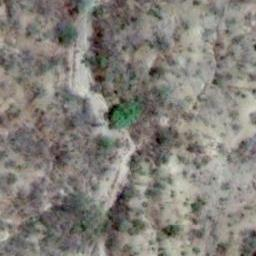
#> input picture amnesty-decode-darfur/images/nature1.jpg, 256 x 256 px
$ jupyter execute amnesty-decode-darfur.ipynb   (shell and % lines are left out)
#> lines starting #> are read from the running program, lines starting #| are printed output that depends on the picture; after the words box and inside, x2 and y2 are one past the last pixel; in counts of white or black regions, pixels touching at a corner belong together
# Amnesty Decode Darfur
Amnesty has an, as of November 10 2016, ongoing project where they ask people to help them identify villages (and/or any humanmade objects) in satellite images. I assume that they will use the labeled images to train a convolutional neural network to do the task automatically later since it's likely going to give the best performance but I figured I'd try to see how well we can do with other methods. I also didn't see an easy way to download all their images so I just had a few of them to work with so training any model would be hard. Instead this is basically just trying to define some rules that could maybe tell apart nature from human made stuff.

TODO: look at http://www.cs.cmu.edu/~skumar/application/kumars_structure.pdf

TODO: generally avoiding task dependent feature extraction is good, but sometimes it's necessary

[cell 1]
import os

import cv2
import numpy as np
import matplotlib.pyplot as plt


IMAGE_DIR = "images"

First some example images. Left column are images that do clearly not contain any human made objects like houses. Middle column are images that are easily confused but is still just nature. Third column are images depicting houses or other human made objects that should be labeled as such in the Amnesty project. TODO: amnesty's guideline

[cell 2]
_, axes = plt.subplots(2, 3, figsize=(10, 10))
files = map(lambda fn: os.path.join(IMAGE_DIR, fn),
            ["nature1.jpg", "nature2.jpg", "close1.jpg", "close2.jpg", "humanmade1.jpg", "humanmade2.jpg"])
for i, fn in enumerate(files):
    r, c = i % 2, i // 2
    axes[r, c].imshow(cv2.imread(fn))
    axes[r, c].axis("off")
#> pass 2 of the loop `for i, fn in enumerate(files):`:
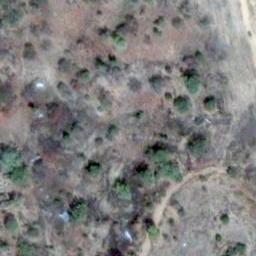
#> input picture amnesty-decode-darfur/images/nature2.jpg, 256 x 256 px
#> pass 3 of the loop `for i, fn in enumerate(files):`:
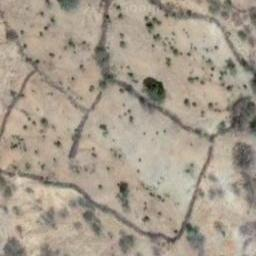
#> input picture amnesty-decode-darfur/images/close1.jpg, 256 x 256 px
#> the loop made 6 passes; the first 3 are shown
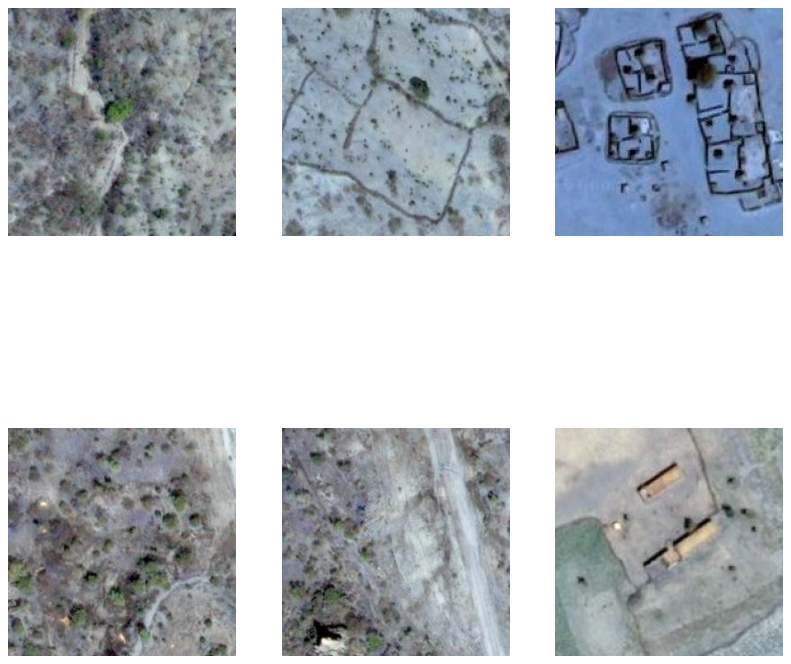
#> figure drawn by matplotlib, 6 panels; B, G, R data is drawn as R, G, B

Based on some examples of both positive and negative images, we can say that straight lines should be a decent indicator of human made objects. *Hough transform* is a computer vision technique for finding a certain class of shapes  in an image based on a voting procedure of their parametric forms, meaning we can use this to find lines (or ellipses, etc) in the images.

[cell 3]
def find_lines(gray_img):
    edges = cv2.Canny(gray_img, 50, 150, apertureSize=3)
    lines = cv2.HoughLines(edges, 1, np.pi/180, 40)
    line_img = cv2.cvtColor(gray_img, cv2.COLOR_GRAY2RGB)
    if isinstance(lines, np.ndarray):
        # Lines represented as polar coordinates
        for line in lines:
            rho, theta = line[0]
            a = np.cos(theta)
            b = np.sin(theta)
            x0 = a * rho
            y0 = b * rho
            x1 = int(x0 + 1000 * -b)
            y1 = int(y0 + 1000 * a)
            x2 = int(x0 - 1000 * -b)
            y2 = int(y0 - 1000 * a)
            cv2.line(line_img, (x1,y1), (x2,y2), (255,0,0), 1)

    return line_img, edges

files = ["humanmade1.jpg", "close1.jpg", "nature1.jpg", "humanmade2.jpg", "nature2.jpg"]
#> files = ['humanmade1.jpg', 'close1.jpg', 'nature1.jpg', 'humanmade2.jpg', 'nature2.jpg']
_, axes = plt.subplots(len(files), 2, figsize=(10, 20))
for i, f in enumerate(files):
    gray_img = cv2.imread(os.path.join(IMAGE_DIR, f), cv2.IMREAD_GRAYSCALE)
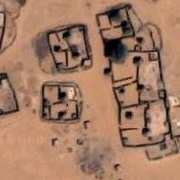
#> input picture amnesty-decode-darfur/images/humanmade1.jpg, 180 x 180 px
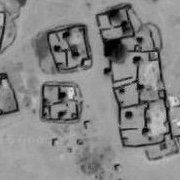
#> gray_img: shape (180, 180); min 0, max 233, mean 132.9
    gray_img = cv2.GaussianBlur(gray_img, (11, 11), 0) # Remove small stuff by blurring
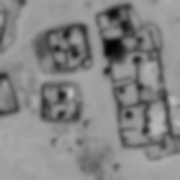
#> gray_img: shape (180, 180); min 3, max 187, mean 132.9
    line_img, edges_img = find_lines(gray_img)
#> in find_lines, `edges = cv2.Canny(gray_img, 50, 150, apertureSize=3)`:
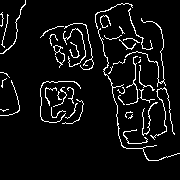
#> edges: shape (180, 180); 6.4% white in thin lines or dots, all inside (x1, y1, x2, y2) = (0, 0, 180, 161)
#> after the loop in find_lines, `for line in lines:`:
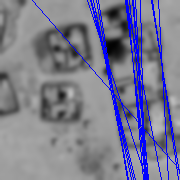
#> line_img: shape (180, 180, 3); mean B, G, R 144.1, 123.1, 123.1
    axes[i, 0].imshow(line_img), axes[i, 0].axis("off")
    axes[i, 1].imshow(edges_img, cmap="gray"), axes[i, 1].axis("off")
    axes[i, 0].set_title(f)
#> pass 2 of the loop `for i, f in enumerate(files):`:
#> in find_lines (call 2), `edges = cv2.Canny(gray_img, 50, 150, apertureSize=3)`:
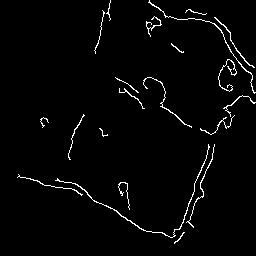
#> edges: shape (256, 256); 2.4% white in thin lines or dots, all inside (x1, y1, x2, y2) = (17, 0, 256, 244)
#> after the loop in find_lines (call 2), `for line in lines:`:
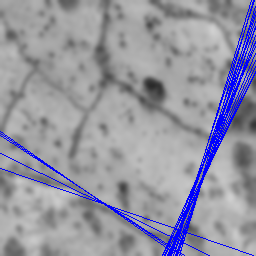
#> line_img: shape (256, 256, 3); mean B, G, R 162.4, 148.7, 148.7
#> pass 3 of the loop `for i, f in enumerate(files):`:
#> in find_lines (call 3), `edges = cv2.Canny(gray_img, 50, 150, apertureSize=3)`:
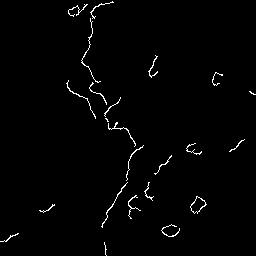
#> edges: shape (256, 256); 1.4% white in thin lines or dots
#> the loop made 5 passes; the first 3 are shown
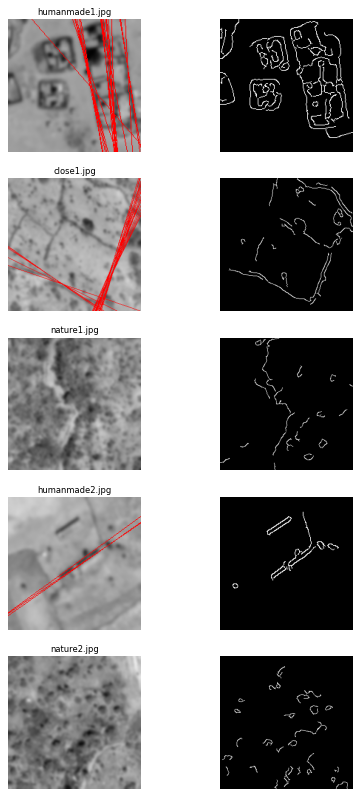
#> figure drawn by matplotlib, 10 panels; B, G, R data is drawn as R, G, B

The problem here seems to be that the lines that the canny edge detector finds are not very straight, so I don't think Hough lines alone are enough for this. Maybe it's possible to play around with the parameters to "denoise" it further but as we can see in *humanmade2.jpg* the radius of the gaussian kernel (that I set for the first image) might have been too big in that image's case ańd we find fewer lines. We also get a spurious line in *nature2.jpg*.

[cell 4]
from skimage.feature import blob_dog, blob_doh, blob_log

def plot_blobs(gray_img, axes):
    b_log = blob_log(gray_img, max_sigma=30, num_sigma=10, threshold=.1)
    b_dog = blob_dog(gray_img, max_sigma=30, threshold=.1)
    b_doh = blob_doh(gray_img)

    # Compute radii in third column (from example)
    #b_log[:, 2] *= np.sqrt(2)
    #b_dog[:, 2] *= np.sqrt(2)
    #b_doh[:, 2] *= np.sqrt(2) # TODO: sometimes not present

    blobss = [b_log, b_dog, b_doh]
    algs = ["Laplacian of Gaussians", "Difference of Gaussians", "Determinant of Gaussians"]

    for blobs, alg, ax in zip(blobss, algs, axes):
        ax.imshow(gray_img, cmap=plt.cm.gray)
        ax.axis("off")
        ax.set_title(alg)
        for y, x, r in blobs:
            c = plt.Circle((x, y), r, color="red", fill=False)
            ax.add_patch(c)

files = ["humanmade1.jpg", "nature1.jpg", "humanmade2.jpg", "nature2.jpg"]
#> files = ['humanmade1.jpg', 'nature1.jpg', 'humanmade2.jpg', 'nature2.jpg']
_, axes = plt.subplots(len(files), 3, figsize=(10, 10))
for i, f in enumerate(files):
    gray_img = cv2.imread(os.path.join(IMAGE_DIR, f), cv2.IMREAD_GRAYSCALE)
    plot_blobs(gray_img, axes[i])
#> in plot_blobs, `b_log = blob_log(gray_img, max_sigma=30, num_sigma=10, threshold=.1)`: b_log = 117 rows, first 8: [38, 76, 4.22], [33, 115, 4.22], [93, 70, 4.22], [42, 129, 4.22], [53, 156, 1], [84, 135, 1], [48, 137, 1], [62, 85, 1]
#> in plot_blobs, `b_dog = blob_dog(gray_img, max_sigma=30, threshold=.1)`: b_dog = 74 rows, first 8: [93, 70, 2.56], [62, 87, 1.6], [53, 155, 1], [82, 4, 1.6], [39, 76, 4.1], [100, 172, 2.56], [32, 114, 4.1], [53, 69, 1]
#> in plot_blobs, `b_doh = blob_doh(gray_img)`: b_doh = [[49, 112, 13.89], [113, 128, 4.22], [58, 135, 4.22], [47, 56, 4.22], [164, 164, 30], [95, 60, 7.44], [12, 111, 7.44], [86, 139, 4.22], [39, 139, 4.22], [70, 106, 4.22]]
#> pass 2 of the loop `for i, f in enumerate(files):`:
#> b_log = 30 rows, first 8: [104, 98, 7.44], [10, 0, 4.22], [80, 80, 10.67], [121, 163, 4.22], [28, 84, 7.44], [206, 46, 4.22], [130, 103, 4.22], [43, 82, 7.44]
#> b_dog = 19 rows, first 8: [104, 98, 6.55], [82, 81, 6.55], [11, 0, 4.1], [122, 164, 2.56], [167, 172, 4.1], [206, 46, 2.56], [28, 83, 6.55], [130, 103, 4.1]
#> pass 3 of the loop `for i, f in enumerate(files):`:
#> `gray_img = cv2.imread(os.path.join(IMAGE_DIR, f), cv2.IMREAD_GRAYSCALE)`:
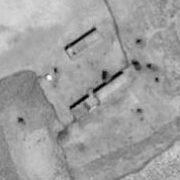
#> gray_img: shape (180, 180); min 1, max 251, mean 158.6
#> b_log = 16 rows, first 8: [93, 104, 4.22], [76, 48, 1], [84, 117, 4.22], [49, 69, 1], [106, 77, 1], [102, 82, 1], [101, 91, 4.22], [41, 81, 1]
#> the loop made 4 passes; the first 3 are shown
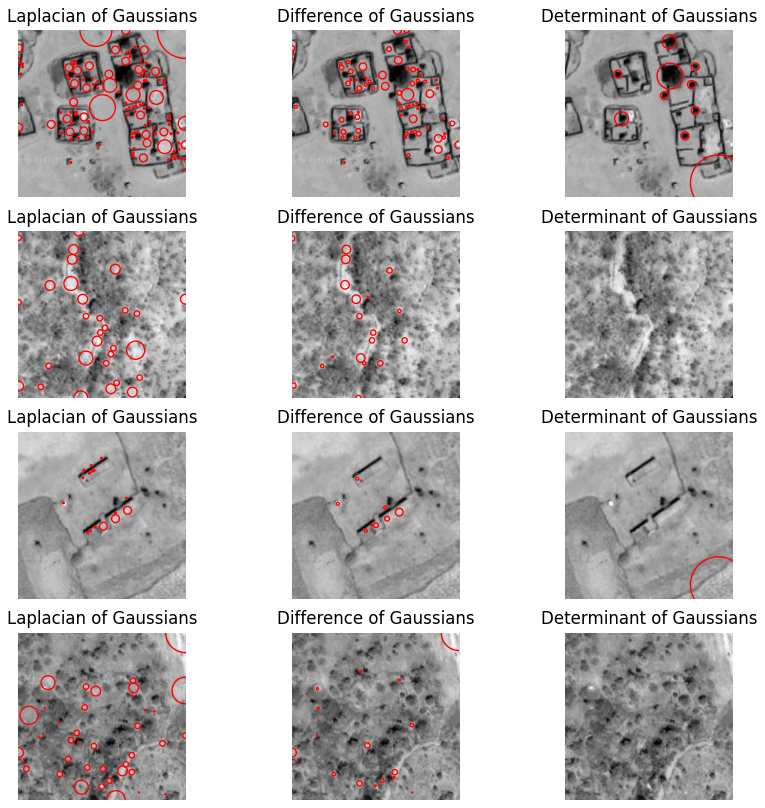
#> figure drawn by matplotlib, 12 panels
